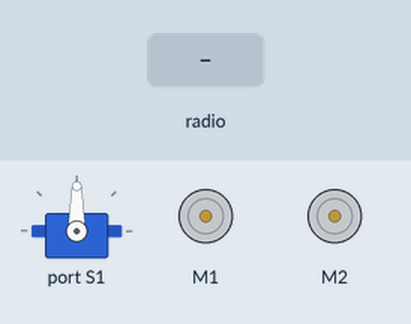
A program run on a simulated BBC micro:bit (MakeCode). Shown: servo, 2 × DC motor (green arrow = forward, orange = backward, longer = faster). Inputs (shaded band) come from the test bench.

Above: at 1.2 s.
1.3 s: radio message "F" arrives
At 2.1 s:
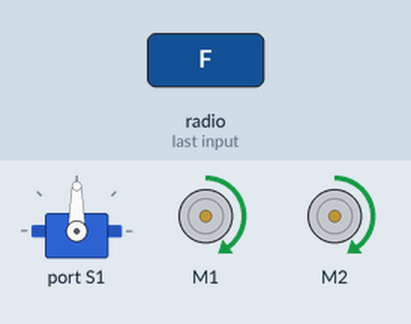
2.8 s: radio message "B" arrives
At 3.2 s:
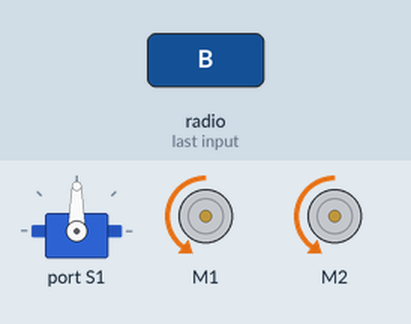
4.3 s: radio message "L" arrives
At 5.5 s:
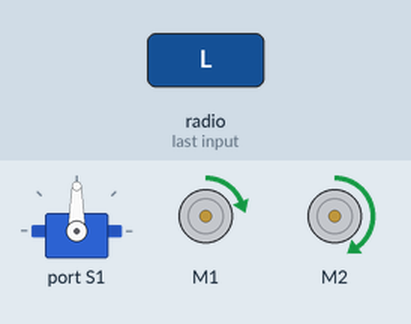
5.8 s: radio message "R" arrives
At 6.7 s:
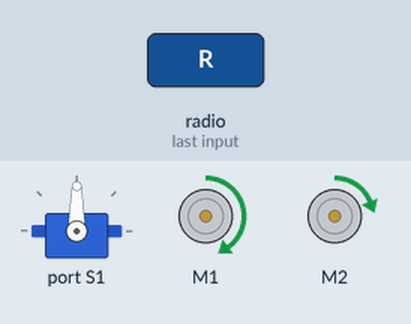
Timing chart, 0 to 8.3 s (numbered marks = the images above; inputs shaded):
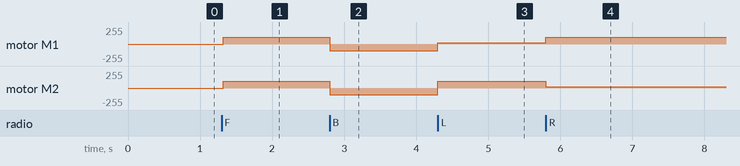

Measured:
- after the input at 1.3 s, motor M1, motor M2: stopped → forward 100/255 at once
- after the input at 2.8 s, motor M1, motor M2: forward 100/255 → backward 100/255 at once
- after the input at 4.3 s, motor M1: backward 100/255 → forward 20/255 at once; motor M2: backward 100/255 → forward 100/255 at once
- after the input at 5.8 s, motor M1: forward 20/255 → forward 100/255 at once; motor M2: forward 100/255 → forward 20/255 at once

The program:

main.ts
```typescript
radio.onReceivedString(function (receivedString) {
    if (receivedString == "Open") {
        if (angle > 0) {
            angle += -1
            maqueen.servoRun(maqueen.Servos.S1, angle)
        }
    } else if (receivedString == "Close") {
        if (angle < 180) {
            angle += 1
            maqueen.servoRun(maqueen.Servos.S1, angle)
        }
    } else if (receivedString == "LEDL") {
        maqueen.writeLED(maqueen.LED.LEDLeft, maqueen.LEDswitch.turnOn)
    } else if (receivedString == "LEDR") {
        maqueen.writeLED(maqueen.LED.LEDRight, maqueen.LEDswitch.turnOn)
    } else if (receivedString == "F") {
        maqueen.motorRun(maqueen.Motors.All, maqueen.Dir.CW, 100)
    } else if (receivedString == "B") {
        maqueen.motorRun(maqueen.Motors.All, maqueen.Dir.CCW, 100)
    } else if (receivedString == "L") {
        maqueen.motorRun(maqueen.Motors.M1, maqueen.Dir.CW, 20)
        maqueen.motorRun(maqueen.Motors.M2, maqueen.Dir.CW, 100)
    } else if (receivedString == "R") {
        maqueen.motorRun(maqueen.Motors.M1, maqueen.Dir.CW, 100)
        maqueen.motorRun(maqueen.Motors.M2, maqueen.Dir.CW, 20)
    } else {
        maqueen.writeLED(maqueen.LED.LEDLeft, maqueen.LEDswitch.turnOff)
        maqueen.writeLED(maqueen.LED.LEDRight, maqueen.LEDswitch.turnOff)
        maqueen.motorStop(maqueen.Motors.All)
    }
})
let angle = 0
radio.setGroup(1)
angle = 90
maqueen.servoRun(maqueen.Servos.S1, angle)
```

test.ts
```typescript
// οι δοκιμές πηγαίνουν εδώ, δεν θα γίνει εκτέλεση όταν αυτό το πακέτο χρησιμοποιηθεί ως επέκταση.
```
